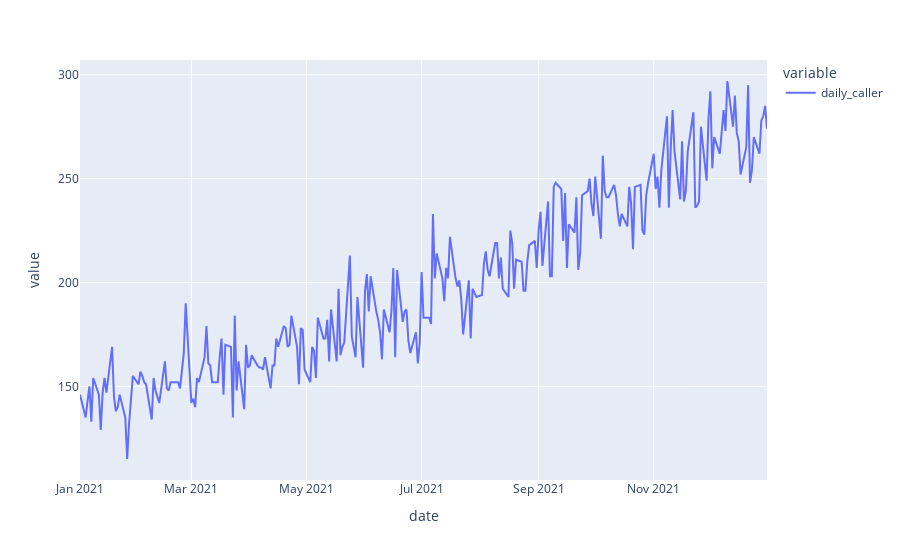

The code cell stored with this chart in its notebook:
### Code cell
# Mostra a tendência de ligações por dia ao longo do ano
fig = px.line(ligacoes)
fig.show()

### Figure 1 — Plotly figure (JSON) as saved in the notebook; plotly's stock layout.template omitted (floating-point values rounded to 4 significant figures; data arrays with more than 128 entries replaced by an {"elided": "..."} marker saying what was removed)
{"data": [{"hovertemplate": "variable=daily_caller<br>date=%{x}<br>value=%{y}<extra></extra>", "legendgroup": "daily_caller", "line": {"color": "#636efa", "dash": "solid"}, "marker": {"symbol": "circle"}, "mode": "lines", "name": "daily_caller", "orientation": "v", "showlegend": true, "type": "scatter", "x": {"elided": "261 str values"}, "xaxis": "x", "y": {"elided": "261 int values"}, "yaxis": "y"}], "layout": {"legend": {"title": {"text": "variable"}, "tracegroupgap": 0}, "margin": {"t": 60}, "xaxis": {"anchor": "y", "domain": [0, 1], "title": {"text": "date"}}, "yaxis": {"anchor": "x", "domain": [0, 1], "title": {"text": "value"}}}}
